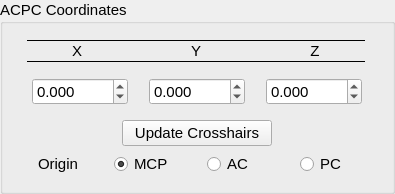
    <widget class="QGroupBox" name="coordsGB">
     <property name="sizePolicy">
      <sizepolicy hsizetype="MinimumExpanding" vsizetype="Preferred">
       <horstretch>0</horstretch>
       <verstretch>0</verstretch>
      </sizepolicy>
     </property>
     <property name="minimumSize">
      <size>
       <width>395</width>
       <height>0</height>
      </size>
     </property>
     <property name="font">
      <font>
       <family>Arial</family>
       <pointsize>11</pointsize>
      </font>
     </property>
     <property name="title">
      <string>ACPC Coordinates</string>
     </property>
     <layout class="QGridLayout" name="gridLayout_2">
      <property name="leftMargin">
       <number>5</number>
      </property>
      <property name="topMargin">
       <number>15</number>
      </property>
      <property name="rightMargin">
       <number>5</number>
      </property>
      <property name="bottomMargin">
       <number>15</number>
      </property>
      <item row="3" column="3">
       <widget class="QRadioButton" name="originPC">
        <property name="text">
         <string>PC</string>
        </property>
        <attribute name="buttonGroup">
         <string notr="true">originPointButtonGroup</string>
        </attribute>
       </widget>
      </item>
      <item row="1" column="0" colspan="4">
       <widget class="QWidget" name="widget_4" native="true">
        <property name="font">
         <font>
          <family>Arial</family>
          <pointsize>11</pointsize>
         </font>
        </property>
        <layout class="QHBoxLayout" name="horizontalLayout_2">
         <item>
          <widget class="QDoubleSpinBox" name="CrosshairCoordsPlanningX">
           <property name="sizePolicy">
            <sizepolicy hsizetype="Fixed" vsizetype="Fixed">
             <horstretch>0</horstretch>
             <verstretch>0</verstretch>
            </sizepolicy>
           </property>
           <property name="minimumSize">
            <size>
             <width>65</width>
             <height>0</height>
            </size>
           </property>
           <property name="font">
            <font>
             <family>Arial</family>
             <pointsize>11</pointsize>
            </font>
           </property>
           <property name="focusPolicy">
            <enum>Qt::StrongFocus</enum>
           </property>
           <property name="decimals">
            <number>3</number>
           </property>
           <property name="minimum">
            <double>-1000.000000000000000</double>
           </property>
           <property name="maximum">
            <double>1000.000000000000000</double>
           </property>
          </widget>
         </item>
         <item>
          <widget class="QDoubleSpinBox" name="CrosshairCoordsPlanningY">
           <property name="sizePolicy">
            <sizepolicy hsizetype="Fixed" vsizetype="Fixed">
             <horstretch>0</horstretch>
             <verstretch>0</verstretch>
            </sizepolicy>
           </property>
           <property name="minimumSize">
            <size>
             <width>65</width>
             <height>0</height>
            </size>
           </property>
           <property name="font">
            <font>
             <family>Arial</family>
             <pointsize>11</pointsize>
            </font>
           </property>
           <property name="focusPolicy">
            <enum>Qt::StrongFocus</enum>
           </property>
           <property name="decimals">
            <number>3</number>
           </property>
           <property name="minimum">
            <double>-1000.000000000000000</double>
           </property>
           <property name="maximum">
            <double>1000.000000000000000</double>
           </property>
          </widget>
         </item>
         <item>
          <widget class="QDoubleSpinBox" name="CrosshairCoordsPlanningZ">
           <property name="sizePolicy">
            <sizepolicy hsizetype="Fixed" vsizetype="Fixed">
             <horstretch>0</horstretch>
             <verstretch>0</verstretch>
            </sizepolicy>
           </property>
           <property name="minimumSize">
            <size>
             <width>65</width>
             <height>0</height>
            </size>
           </property>
           <property name="font">
            <font>
             <family>Arial</family>
             <pointsize>11</pointsize>
            </font>
           </property>
           <property name="focusPolicy">
            <enum>Qt::StrongFocus</enum>
           </property>
           <property name="decimals">
            <number>3</number>
           </property>
           <property name="minimum">
            <double>-1000.000000000000000</double>
           </property>
           <property name="maximum">
            <double>1000.000000000000000</double>
           </property>
          </widget>
         </item>
        </layout>
       </widget>
      </item>
      <item row="3" column="0" alignment="Qt::AlignHCenter">
       <widget class="QLabel" name="originLabel">
        <property name="sizePolicy">
         <sizepolicy hsizetype="Fixed" vsizetype="Preferred">
          <horstretch>0</horstretch>
          <verstretch>0</verstretch>
         </sizepolicy>
        </property>
        <property name="minimumSize">
         <size>
          <width>100</width>
          <height>0</height>
         </size>
        </property>
        <property name="font">
         <font>
          <family>Arial</family>
          <pointsize>11</pointsize>
          <weight>50</weight>
          <bold>false</bold>
         </font>
        </property>
        <property name="text">
         <string>Origin</string>
        </property>
        <property name="alignment">
         <set>Qt::AlignCenter</set>
        </property>
       </widget>
      </item>
      <item row="3" column="2">
       <widget class="QRadioButton" name="originAC">
        <property name="text">
         <string>AC</string>
        </property>
        <attribute name="buttonGroup">
         <string notr="true">originPointButtonGroup</string>
        </attribute>
       </widget>
      </item>
      <item row="3" column="1">
       <widget class="QRadioButton" name="originMCP">
        <property name="text">
         <string>MCP</string>
        </property>
        <property name="checked">
         <bool>true</bool>
        </property>
        <attribute name="buttonGroup">
         <string notr="true">originPointButtonGroup</string>
        </attribute>
       </widget>
      </item>
      <item row="2" column="0" colspan="4" alignment="Qt::AlignHCenter">
       <widget class="QPushButton" name="crosshairUpdateButton">
        <property name="sizePolicy">
         <sizepolicy hsizetype="Fixed" vsizetype="Fixed">
          <horstretch>0</horstretch>
          <verstretch>0</verstretch>
         </sizepolicy>
        </property>
        <property name="minimumSize">
         <size>
          <width>150</width>
          <height>0</height>
         </size>
        </property>
        <property name="font">
         <font>
          <family>Arial</family>
          <pointsize>11</pointsize>
         </font>
        </property>
        <property name="text">
         <string>Update Crosshairs</string>
        </property>
       </widget>
      </item>
      <item row="0" column="0" colspan="4">
       <widget class="QWidget" name="planEntryHeaderWig_4" native="true">
        <property name="font">
         <font>
          <family>Arial</family>
          <pointsize>11</pointsize>
         </font>
        </property>
        <layout class="QGridLayout" name="gridLayout_66">
         <property name="leftMargin">
          <number>0</number>
         </property>
         <property name="topMargin">
          <number>0</number>
         </property>
         <property name="rightMargin">
          <number>0</number>
         </property>
         <property name="bottomMargin">
          <number>0</number>
         </property>
         <property name="spacing">
          <number>0</number>
         </property>
         <item row="2" column="1">
          <widget class="QLabel" name="planEntryHeadY_4">
           <property name="sizePolicy">
            <sizepolicy hsizetype="Fixed" vsizetype="Preferred">
             <horstretch>0</horstretch>
             <verstretch>0</verstretch>
            </sizepolicy>
           </property>
           <property name="minimumSize">
            <size>
             <width>100</width>
             <height>0</height>
            </size>
           </property>
           <property name="font">
            <font>
             <family>Arial</family>
             <pointsize>11</pointsize>
             <weight>50</weight>
             <bold>false</bold>
            </font>
           </property>
           <property name="text">
            <string>Y</string>
           </property>
           <property name="alignment">
            <set>Qt::AlignCenter</set>
           </property>
          </widget>
         </item>
         <item row="0" column="0" colspan="3" alignment="Qt::AlignBottom">
          <widget class="Line" name="line_25">
           <property name="sizePolicy">
            <sizepolicy hsizetype="Minimum" vsizetype="Minimum">
             <horstretch>0</horstretch>
             <verstretch>0</verstretch>
            </sizepolicy>
           </property>
           <property name="font">
            <font>
             <family>Arial</family>
             <pointsize>11</pointsize>
            </font>
           </property>
           <property name="frameShadow">
            <enum>QFrame::Plain</enum>
           </property>
           <property name="lineWidth">
            <number>1</number>
           </property>
           <property name="orientation">
            <enum>Qt::Horizontal</enum>
           </property>
          </widget>
         </item>
         <item row="3" column="0" colspan="3" alignment="Qt::AlignTop">
          <widget class="Line" name="line_26">
           <property name="sizePolicy">
            <sizepolicy hsizetype="Preferred" vsizetype="Fixed">
             <horstretch>0</horstretch>
             <verstretch>0</verstretch>
            </sizepolicy>
           </property>
           <property name="minimumSize">
            <size>
             <width>0</width>
             <height>0</height>
            </size>
           </property>
           <property name="font">
            <font>
             <family>Arial</family>
             <pointsize>11</pointsize>
            </font>
           </property>
           <property name="frameShadow">
            <enum>QFrame::Plain</enum>
           </property>
           <property name="lineWidth">
            <number>1</number>
           </property>
           <property name="orientation">
            <enum>Qt::Horizontal</enum>
           </property>
          </widget>
         </item>
         <item row="2" column="0">
          <widget class="QLabel" name="planEntryHeadX_4">
           <property name="sizePolicy">
            <sizepolicy hsizetype="Fixed" vsizetype="Preferred">
             <horstretch>0</horstretch>
             <verstretch>0</verstretch>
            </sizepolicy>
           </property>
           <property name="minimumSize">
            <size>
             <width>100</width>
             <height>0</height>
            </size>
           </property>
           <property name="font">
            <font>
             <family>Arial</family>
             <pointsize>11</pointsize>
             <weight>50</weight>
             <bold>false</bold>
            </font>
           </property>
           <property name="text">
            <string>X</string>
           </property>
           <property name="alignment">
            <set>Qt::AlignCenter</set>
           </property>
          </widget>
         </item>
         <item row="2" column="2">
          <widget class="QLabel" name="planEntryHeadZ_4">
           <property name="sizePolicy">
            <sizepolicy hsizetype="Fixed" vsizetype="Preferred">
             <horstretch>0</horstretch>
             <verstretch>0</verstretch>
            </sizepolicy>
           </property>
           <property name="minimumSize">
            <size>
             <width>100</width>
             <height>0</height>
            </size>
           </property>
           <property name="font">
            <font>
             <family>Arial</family>
             <pointsize>11</pointsize>
             <weight>50</weight>
             <bold>false</bold>
            </font>
           </property>
           <property name="text">
            <string>Z</string>
           </property>
           <property name="alignment">
            <set>Qt::AlignCenter</set>
           </property>
          </widget>
         </item>
        </layout>
       </widget>
      </item>
     </layout>
    </widget>
